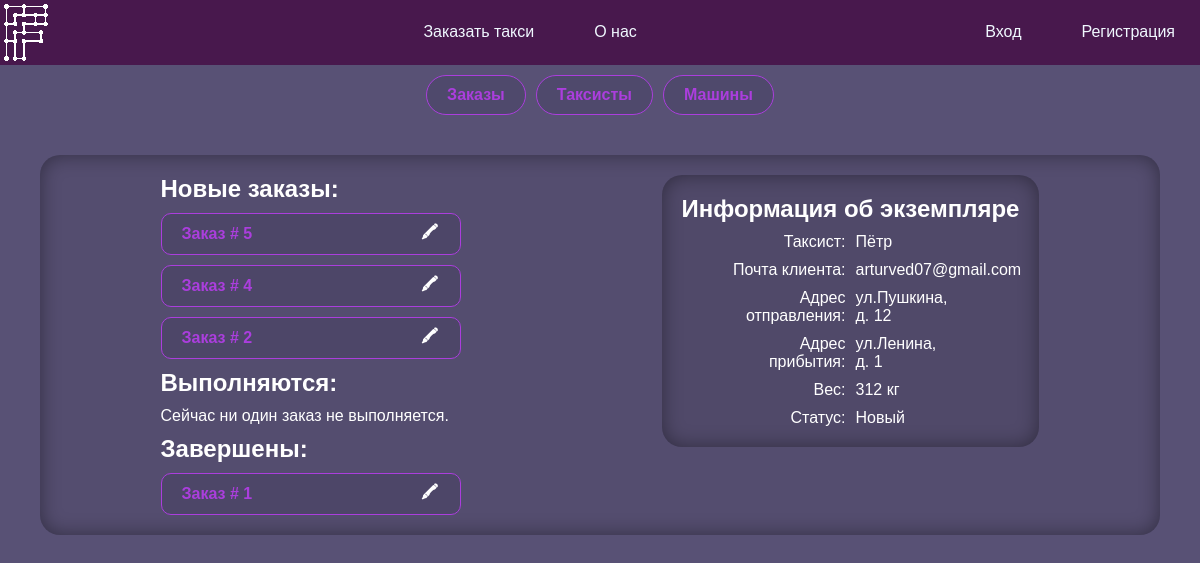
/admin.php?edit=order&id=2, run on the app's committed database.
### tables this page shows
CREATE TABLE `orders` (
  `id` int(11) NOT NULL,
  `taxist` int(11) DEFAULT NULL,
  `client` int(11) NOT NULL,
  `from` int(11) NOT NULL,
  `to` int(11) NOT NULL,
  `weight` int(11) NOT NULL,
  `time` time NOT NULL DEFAULT '11:00:00',
  `cost` int(11) NOT NULL DEFAULT '150',
  `status` int(11) NOT NULL DEFAULT '1'
);

CREATE TABLE `users` (
  `id` int(11) NOT NULL,
  `login` varchar(128) NOT NULL,
  `name` varchar(32) NOT NULL,
  `phone` bigint(20) NOT NULL,
  `email` varchar(128) NOT NULL,
  `password` varchar(128) NOT NULL,
  `role` int(11) NOT NULL DEFAULT '1'
);

CREATE TABLE `streets` (
  `id` int(11) NOT NULL,
  `name` varchar(32) NOT NULL
);

CREATE TABLE `houses` (
  `id` int(11) NOT NULL,
  `street` int(11) NOT NULL,
  `house` int(11) NOT NULL
);

CREATE TABLE `statuses` (
  `id` int(11) NOT NULL,
  `name` varchar(128) NOT NULL
);

### funcs/DBinteraction.php (called while the page is built, shortened)
<?php
function selectFrom($query, $way)
{
    if (trim($query) == null) {
        $_SESSION['result'] = "Вы передали пустой запрос.";
    } else {
    require "connect.php";
    $res = $con->query($query);
    switch ($way) {
        case "ALL":
            $output = $res->fetch_all(MYSQLI_ASSOC);
            break;
        case "ONE":
            $output = $res->fetch_assoc();
            break;
    }}
    return $output;
}

### admin/admForms/order.php (the view)
<?php
require_once("./funcs/DBinteraction.php");
$query = "SELECT orders.id,
users.name AS taxist,
users.email AS client,
street_from.name AS `from_street_str`,
street_to.name AS `to_street_str`,
house_from.street AS `from_street`,
house_to.street AS `to_street`,
house_from.house AS `from_house`,
house_to.house AS `to_house`,
orders.weight,
statuses.name AS `status`
FROM orders
INNER JOIN users ON orders.client = users.id
INNER JOIN taxists ON orders.taxist = taxists.id
INNER JOIN statuses ON orders.status = statuses.id
INNER JOIN houses AS house_from ON orders.from = house_from.id
INNER JOIN houses AS house_to ON orders.to = house_to.id
INNER JOIN streets AS street_from ON house_from.street = street_from.id
INNER JOIN streets AS street_to ON house_to.street = street_to.id
WHERE `orders`.`id` = " . $_GET['id'];
$thisorder = selectFrom($query, "ONE");
?>
<h1>Информация об экземпляре</h1>
<?php
$descorder = [
    "Таксист",
    "Почта клиента",
    "Адрес отправления",
    "Адрес прибытия",
    "Вес",
    "Статус"
];
$descorderKey = 0;
foreach ($thisorder as $key => $item) {
    switch ($key) {
        case "id":
        case "from_street":
        case "to_street":
        case "from_house":
        case "to_house":
            break;
        case "from_street_str":
?>
            <div class="flex g10 mauto toolInfo">
                <span class="ctrl-r"><?= $descorder[$descorderKey] ?>:</span>
                <span>ул.<?= $item ?>,<br>д. <?= $thisorder['from_house'] ?></span>
            </div>
        <?php
            $descorderKey++;
            break;
        case "to_street_str":
        ?>
            <div class="flex g10 mauto toolInfo">
                <span class="ctrl-r"><?= $descorder[$descorderKey] ?>:</span>
                <span>ул.<?= $item ?>,<br>д. <?= $thisorder['to_house'] ?></span>
            </div>
        <?php
            $descorderKey++;
            break;
        case "weight":
        ?>
            <div class="flex g10 mauto toolInfo">
                <span class="ctrl-r"><?= $descorder[$descorderKey] ?>:</span>
                <span><?= $item ?> кг</span>
            </div>
        <?php
            $descorderKey++;
            break;
        default:
        ?>
            <div class="flex g10 mauto toolInfo">
                <span class="ctrl-r"><?= $descorder[$descorderKey] ?>:</span>
                <span><?= $item ?></span>
            </div>
<?php
            $descorderKey++;
            break;
    }
}
?>

### admin/toolOrders.php (shortened to what this page needs)
<?php
require_once("./funcs/DBinteraction.php");
$query = "SELECT orders.id,
statuses.name AS `status`
FROM orders
INNER JOIN statuses ON orders.status = statuses.id
ORDER BY `orders`.`id` DESC";
$orders = selectFrom($query, "ALL");
?>
<div class="list flex column g10 wcenter">
    <?php
    require("./funcs/listGenerator.php");
    ?>
    <h2>Новые заказы:</h2>
    <?php
    foreach ($orders as $order) {
        if ($order['status'] == "Новый") {
            generateListItem($order, "order");
        }
    }
    ?>
    <h2>Выполняются:</h2>
    <?php
    $emptyList = true;
    if ($emptyList) {
    ?>
        <p>Сейчас ни один заказ не выполняется.</p>
    <?php
    }
    ?>
    <h2>Завершены:</h2>
    <?php
    foreach ($orders as $order) {
        if ($order['status'] == "Завершён") {
            generateListItem($order, "order");
            $emptyList = false;
        }
    }
    ?>
</div>

### funcs/listGenerator.php (shortened to what this page needs)
<?php
function generateListItem($listItem, $listType)
{
?>
    <div class="accent brad10 flex jc-sb ai-c">
        <span>
            <?php
            switch ($listType) {
                case "order":
            ?>
                    Заказ #
                    <?= $listItem['id'] ?>
                <?php
                    break;
                ?>
            <?php
            }
            ?>
        </span>
        <div class="flex g10">
            <?php
            switch ($listType) {
                case "order":
                    $href = "?edit=order&id=" . $listItem['id'];
                    break;
            }
            ?>
            <a href="<?= $href ?>" class="accent-invert">🖍</a>
        </div>
    </div>
<?php
}

### style.css (style rules this page uses)
*, a { margin: 0; border: 0; outline: 0; padding: 0; text-decoration: none; font-family: Arial, Helvetica, sans-serif; }
*, a, select[value], input[value] { color: white; }
body, input[value] { background-color: #585175; }
a, button { cursor: pointer; }
.list { width: 25%; min-width: 300px; }
.toolInfo>span { width: 120px; }

### often.css (style rules this page uses)
.accent { border: #ab3edd 1px solid; border-radius: 25px; padding: 10px 20px; background-color: #40395c59; color: #ab3edd; font-weight: bold; transition: all 0.25s ease-out; }
.accent::placeholder { color: #ab3edd69; }
.accent span { color: #ab3edd; font-weight: bold; }
.accent-invert { height: 20px; width: 20px; display: flex; justify-content: center; align-items: center; border-radius: 0px; font-weight: bolder; transition: all 0.25s ease-out; }
.wcenter { margin: 0 auto; }
.mauto { margin: auto; }
.g10 { gap: 10px; }
.brad10 { border-radius: 10px; }
.flex { display: flex; }
.column { flex-direction: column; }
.jc-sb { justify-content: space-between; }
.ai-c { align-items: center; }
.ctrl-r { text-align: right; }

### data on the page
orders: client.name "Пётр", client.email "arturved07@gmail.com", streets.name "Пушкина", from.house "12", streets.name "Ленина", to.house "1", weight "312", status.name "Новый", id "2"
orders: id "5"
orders: id "4"
orders: id "1"

### other printed values
$descorder[$descorderKey] "Таксист"
$descorder[$descorderKey] "Почта клиента"
$descorder[$descorderKey] "Адрес отправления"
$descorder[$descorderKey] "Адрес прибытия"
$descorder[$descorderKey] "Вес"
$descorder[$descorderKey] "Статус"
